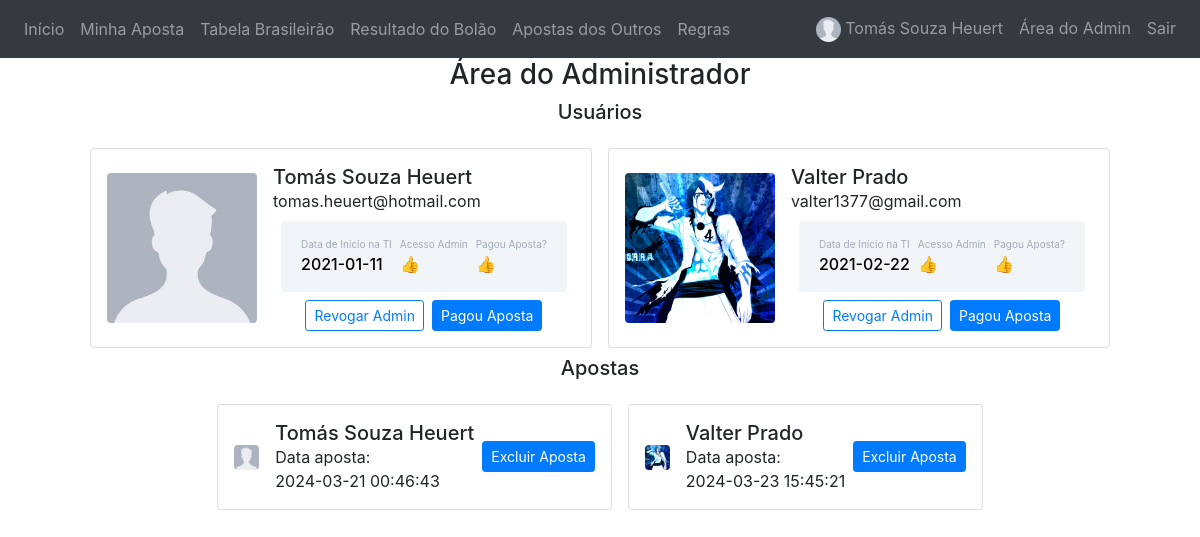
/admin_area (signed in), run on the app's committed database.
### website/models.py (models this page shows)
class User(db.Model, UserMixin):
    id = db.Column(db.Integer, primary_key=True)
    email = db.Column(db.String(150), unique=True)
    password = db.Column(db.String(150))
    cpf = db.Column(db.String(150))
    nome_completo = db.Column(db.String(150))
    pagou_aposta = db.Column(db.Boolean)
    has_admin = db.Column(db.Boolean)
    data_inicioti = db.Column(db.Date)
    foto_perfil = db.Column(db.String(200))
    notes = db.relationship('Note')

class Aposta(db.Model):
    id = db.Column(db.Integer, primary_key=True)
    user_id = db.Column(db.Integer, db.ForeignKey('user.id'))
    aposta_json = db.Column(db.String(10000))
    data_confirmacao = db.Column(db.DateTime(timezone=True), default=func.now())

### website/views.py (the view)
@views.route('/admin_area', methods=['GET','POST'])
@login_required
def admin_area():
    users = User.query.all()
    apostas = Aposta.query.all()
    for aposta in apostas:
        aposta.user = next(user for user in users if user.id == aposta.user_id)
    return render_template('admin_area.html', user=current_user, users=users, apostas=apostas)

### website/__init__.py (called while the page is built)
def create_app():
    app = Flask(__name__)
    app.config['SECRET_KEY'] = 'hjshjhdjah kjshkjdhjs'
    app.config['SQLALCHEMY_DATABASE_URI'] = f'sqlite:///{DB_NAME}'
    app.config["UPLOAD_FOLDER"] = UPLOAD_FOLDER
    db.init_app(app)
    from .views import views
    from .auth import auth
    app.register_blueprint(views, url_prefix='/')
    app.register_blueprint(auth, url_prefix='/')
    from .models import User, Note
    with app.app_context():
        db.create_all()
    login_manager = LoginManager()
    login_manager.login_view = 'auth.login'
    login_manager.login_message = ''
    login_manager.init_app(app)
    @login_manager.user_loader
    def load_user(id):
        return User.query.get(int(id))
    return app

### website/templates/admin_area.html (shortened to what this page needs)
{% extends "base.html" %}
{% block content %}
<h3 align="center">Área do Administrador</h3>
{% if user.has_admin %}
<h5 align="center">Usuários</h5>
<div class="container-fluid mt-3 d-flex justify-content-center">
    <div class="row">
        {% for user_row in users %}
        <div class="card p-3 m-2">
            <div class="d-flex align-items-center">
                <div class="image">
                    <img src="{{user_row.foto_perfil}}" class="rounded" width="150px" height="150px"
                        style="object-fit: cover;">
                </div>
                <div class="ml-3">
                    <h5 class="mb-0 mt-0">{{user_row.nome_completo}}</h5>
                    <span>{{user_row.email}}</span>
                    <div class="p-3 m-2 bg-primary d-flex justify-content-between rounded text-white stats row">
                        <div class="d-flex flex-column mx-1">
                            <span class="detail-custom">Data de Início na TI</span>
                            <span class="number-custom">{{user_row.data_inicioti}}</span>
                        </div>
                        <div class="d-flex flex-column mx-1">
                            <span class="detail-custom">Acesso Admin</span>
                            <span class="number-custom">{% if user_row.has_admin %}👍{% else %}❌{% endif %}</span>
                        </div>
                        <div class="d-flex flex-column mx-1">
                            <span class="detail-custom">Pagou Aposta?</span>
                            <span class="number-custom">{% if user_row.pagou_aposta %}👍{% else %}❌{% endif %}</span>
                        </div>
                    </div>
                    <div class="button mt-2 d-flex flex-row justify-content-center align-items-center row">
                        <button class="btn btn-sm btn-outline-primary mx-1"
                            onclick="handleAdminAction('admin','{{user_row.id}}')">
                            {% if user_row.has_admin %}Revogar{% else %}Conceder{% endif %} Admin
                        </button>
                        <button class="btn btn-sm btn-primary mx-1"
                            onclick="handleAdminAction('pagamento','{{user_row.id}}')">
                            {% if user_row.pagou_aposta %}Pagou{% else %}Não Pagou{% endif %} Aposta
                        </button>
                    </div>
                </div>
            </div>
        </div>
        {% endfor %}
    </div>
</div>
<h5 align="center">Apostas</h5>
<div class="container mt-3 d-flex justify-content-center">
    {% if apostas %}
    <div class="row">
        {% for aposta in apostas %}
        <div class="card p-3 m-2">
            <div class="d-flex align-items-center justify-content-between">
                <div class="image">
                    <img src="{{aposta.user.foto_perfil}}" class="rounded" width="25px" height="25px"
                        style="object-fit: cover;">
                </div>
                <div class="ml-3">
                    <h5 class="mb-0 mt-0">{{aposta.user.nome_completo}}</h5>
                    <span>Data aposta:</span><br/>
                    <span>{{aposta.data_confirmacao}}</span>
                </div>
                <div class="align-items-center">
                    <button class="btn btn-sm btn-primary ml-2"
                        onclick="handleAdminAction('excluir_aposta','{{aposta.id}}')">
                        Excluir Aposta
                    </button>
                </div>
            </div>
        </div>
        {% endfor %}
    </div>
    {% else %}
    <h4 align="center">Nada para ver aqui... Ainda... 👀</h4>
    {% endif %}
</div>
{% endif %}
{% endblock %}

### website/templates/base.html (shortened to what this page needs)
<!DOCTYPE html>
<html>
  <head>
    <link
      rel="stylesheet"
      href="https://stackpath.bootstrapcdn.com/bootstrap/4.4.1/css/bootstrap.min.css"
    />
    <link
      rel="stylesheet"
      href="https://stackpath.bootstrapcdn.com/font-awesome/4.7.0/css/font-awesome.min.css"
    />
  </head>
  <body>
    {% if user.is_authenticated %}
    <nav class="navbar navbar-expand-lg navbar-dark bg-dark">
      <div class="collapse navbar-collapse justify-content-between" id="navbar">
        <div class="navbar-nav">
          <a class="nav-item nav-link" id="home" href="/" title="Início">Início</a>
          <a class="nav-item nav-link" id="minha_aposta" href="/minha_aposta" title="Minha Aposta">Minha Aposta</a>
          <a class="nav-item nav-link" id="tabelaBrasileirao" href="/tabela_brasileirao" title="Tabela Brasileirão">Tabela Brasileirão</a>
          <a class="nav-item nav-link" id="tabelaBrasileirao" href="/resultado_bolao" title="Resultado do Bolão">Resultado do Bolão</a>
          <a class="nav-item nav-link" id="tabelaBrasileirao" href="/apostas_outros" title="Apostas dos Outros">Apostas dos Outros</a>
          <a class="nav-item nav-link" id="regras" href="/regras" title="Regras">Regras</a>
        </div>
        {% if user.is_authenticated %}
        <div class="navbar-nav">
          <a class="nav-item nav-link" href="/perfil" title="Perfil de {{user.nome_completo}}">
            <img src="{{user.foto_perfil}}" class="rounded-circle" width="25" height="25" style="object-fit: cover;">
            <span class="nav-item navbar-link">{{user.nome_completo}}</span>
          </a>
          {% if user.has_admin %}
          <a class="nav-item nav-link" id="logout" href="/admin_area" title="Área do Admin">Área do Admin</a>
          {% endif %}
          <a class="nav-item nav-link" id="logout" href="/logout" title="Sair" onclick="return confirm('Deseja mesmo sair?')">Sair</a>
        </div>
        {% endif %}
      </div>
    </nav>
    {% endif %}
    <div class="container">{% block content %} {% endblock %}</div>
  </body>
</html>

### website/templates/admin_area.html (style rules this page uses)
.stats { background: #f2f5f8 !important; color: #000 !important; }
.detail-custom { font-size: 10px; color: #a1aab9; }
.number-custom { font-weight: 500; }

### data on the page
User: foto_perfil (placeholder picture), nome_completo "Tomás Souza Heuert", email "tomas.heuert@hotmail.com", data_inicioti "2021-01-11", has_admin "Revogar", pagou_aposta "Pagou"
User: foto_perfil (picture), nome_completo "Valter Prado", email "valter1377@gmail.com", data_inicioti "2021-02-22", has_admin "Revogar", pagou_aposta "Pagou"
Aposta: user.foto_perfil (placeholder picture), user.nome_completo "Tomás Souza Heuert", data_confirmacao "2024-03-21 00:46:43"
Aposta: user.foto_perfil (picture), user.nome_completo "Valter Prado", data_confirmacao "2024-03-23 15:45:21"
